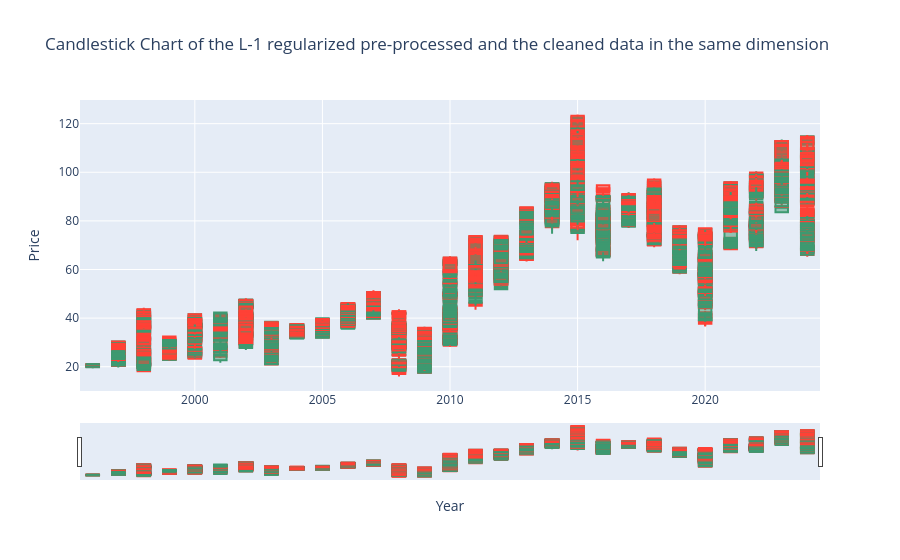

Notebook code cell kept with this figure:
### Code cell
fig = go.Figure(data=[go.Candlestick(x=df['Year'],
                                      open=df['Open'],
                                      high=df['High'],
                                      low=df['Low'],
                                      close=df['Close'])])
fig.update_layout(title='Candlestick Chart of the L-1 regularized pre-processed and the cleaned data in the same dimension',
                  xaxis_title='Year',
                  yaxis_title='Price')
fig.show()

### Figure 1 — Plotly figure (JSON) as saved in the notebook; plotly's stock layout.template omitted (floating-point values rounded to 4 significant figures; data arrays with more than 128 entries replaced by an {"elided": "..."} marker saying what was removed)
{"data": [{"close": {"elided": "7193 float values"}, "high": {"elided": "7193 float values"}, "low": {"elided": "7193 float values"}, "open": {"elided": "7193 float values"}, "type": "candlestick", "x": {"elided": "7193 int values"}}], "layout": {"title": {"text": "Candlestick Chart of the L-1 regularized pre-processed and the cleaned data in the same dimension"}, "xaxis": {"title": {"text": "Year"}}, "yaxis": {"title": {"text": "Price"}}}}
